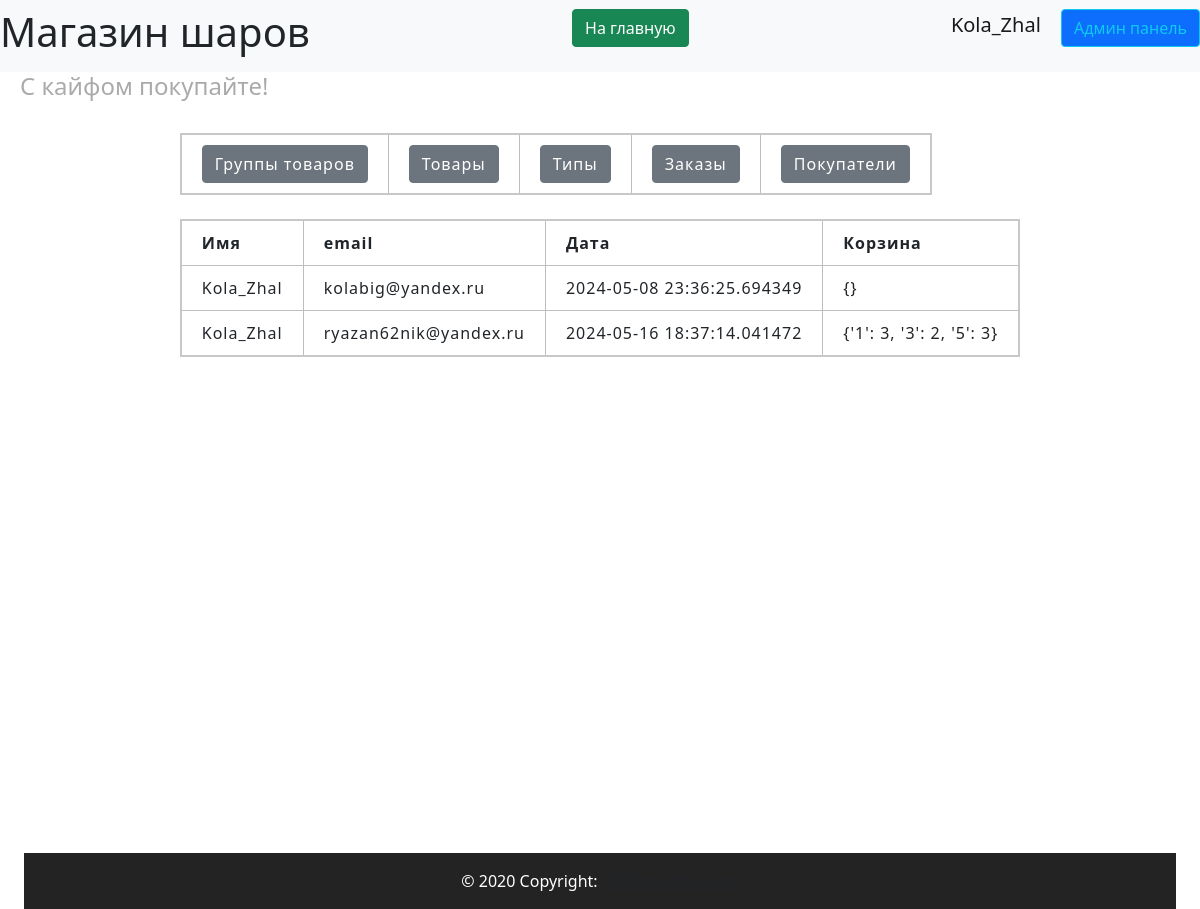
/admin/users (signed in), run on an earlier commit of the app's database.
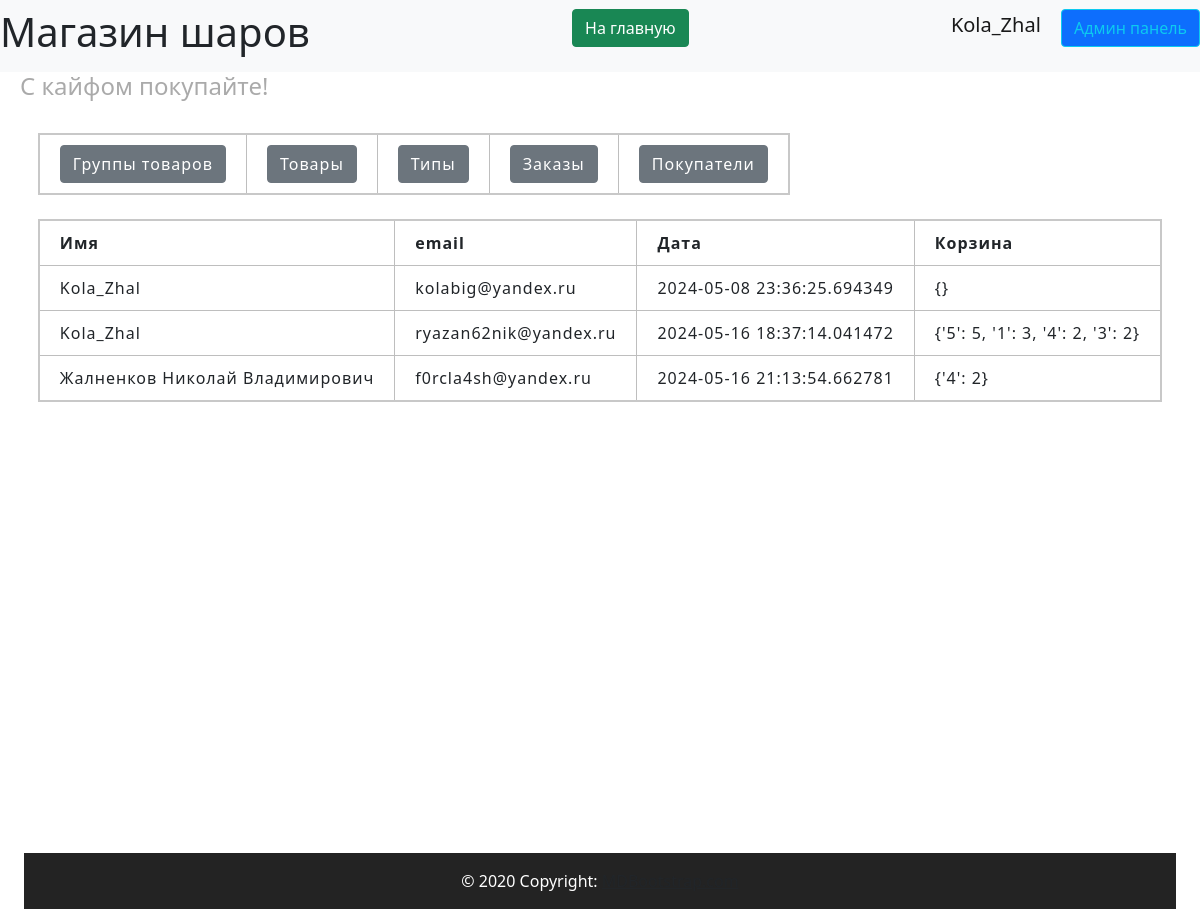
And on a later commit of the database.
### data/users.py (models this page shows, shortened)
class User(SqlAlchemyBase, UserMixin, SerializerMixin):
    __tablename__ = 'users'
    id = sqlalchemy.Column(sqlalchemy.Integer,
                           primary_key=True, autoincrement=True)
    name = sqlalchemy.Column(sqlalchemy.String, nullable=True)
    tel = sqlalchemy.Column(sqlalchemy.String, nullable=True)
    email = sqlalchemy.Column(sqlalchemy.String,
                              index=True, unique=True, nullable=True)
    hashed_password = sqlalchemy.Column(sqlalchemy.String, nullable=True)
    created_date = sqlalchemy.Column(sqlalchemy.DateTime,
                                     default=datetime.datetime.now)
    basket = sqlalchemy.Column(sqlalchemy.String, default='{}')
    admin = sqlalchemy.Column(sqlalchemy.Boolean, default=False)
    tg_id = sqlalchemy.Column(sqlalchemy.String, nullable=True)
    confirmed = sqlalchemy.Column(sqlalchemy.Boolean, default=False)
    address = sqlalchemy.Column(sqlalchemy.String, nullable=True)
    orders = orm.relationship("Order", back_populates='user')

### server.py (the view)
@app.route('/admin/users', methods=['GET', 'POST'])
@login_required
def admin_user():
    if current_user.admin:
        db_sess = db_session.create_session()
        users = db_sess.query(User).all()
        return render_template('pages/admin_users.html', title='Админ панель',
                               users=users)

### data/db_session.py (called while the page is built)
def create_session() -> Session:
    global __factory
    return __factory()

### server.py (called while the page is built)
@login_manager.user_loader
def load_user(user_id):
    db_sess = db_session.create_session()
    return db_sess.query(User).get(user_id)

### templates/pages/admin_users.html
{% extends "pages/base_admin.html" %}
{% block admincontent %}
<br>
<div>
    <table>
        <tr>
            <th>Имя</th>
            <th>email</th>
            <th>Дата</th>
            <th>Корзина</th>
        </tr>
        {% for user in users %}
        <tr>
            <td>{{ user.name }}</td>
            <td>{{ user.email }}</td>
            <td>{{ user.created_date }}</td>
            <td>{{ user.basket }}</td>
        </tr>
        {% endfor %}
    </table>
</div>
{% endblock %}

### templates/includes/header.html
<header>
    <nav class="navbar navbar-light bg-light">
        <h1> Магазин шаров</h1>
        <p align="right">
            <a href="/index" class="btn btn-success"> На главную </a>
        </p>
        {% if current_user.is_authenticated %}
        <p align="right">
            <a class="navbar-brand" href="/logout">{{ current_user.name }}</a>
            {% if current_user.admin%}
            <a class="btn btn-primary btn btn-outline-info mr-2" href="/admin/products">Админ панель</a>
            {% endif %}
            {% else %}
        <p align="right">
            <a class="btn btn-primary " href="/register">Зарегистрироваться</a>
            <a class="btn btn-success" href="/login">Войти</a>
        </p>
        {% endif %}
    </nav>
    <h4 align="left">С кайфом покупайте!</h4>
</header>

What changed in the data, as far as the page shows it:
changed User "ryazan62nik@yandex.ru": basket "{'1': 3, '3': 2, '5': 3}" → "{'5': 5, '1': 3, '4': 2, '3': 2}"
added User: name "Жалненков Николай Владимирович", email "f0rcla4sh@yandex.ru", created_date "2024-05-16 21:13:54.662781", basket "{'4': 2}"
